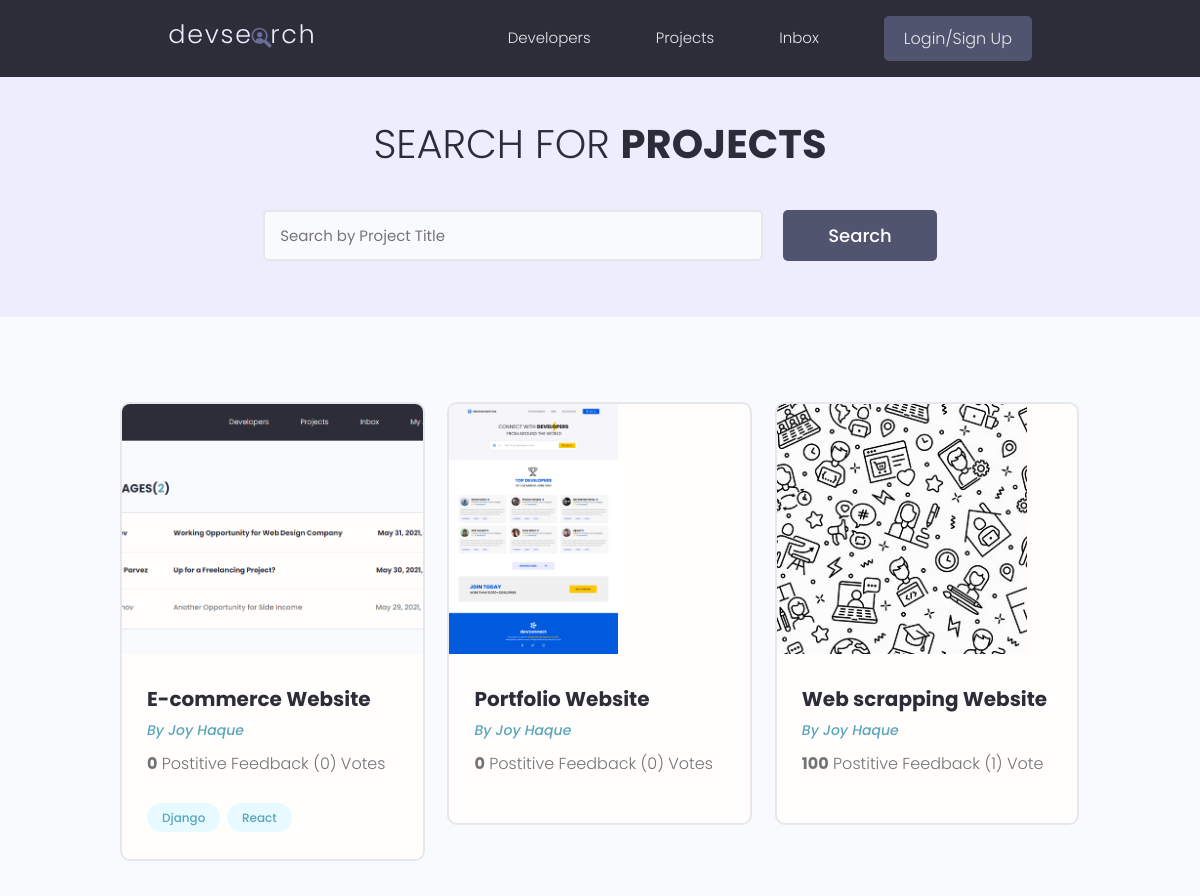
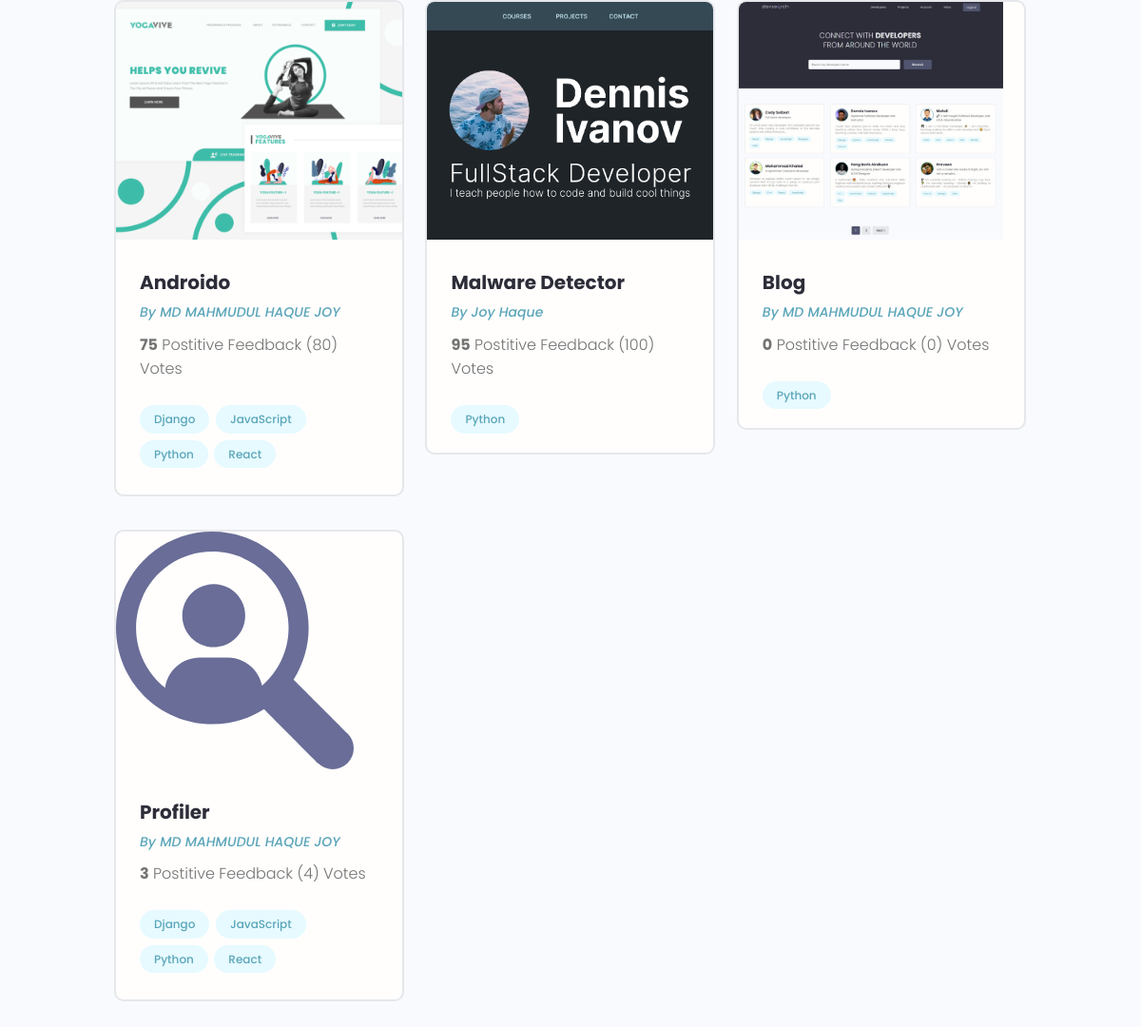
The page / on the database its author committed (2 pictures, top to bottom).
### projects/models.py (models this page shows, shortened)
class Project(models.Model):
    owner = models.ForeignKey(Profile,on_delete=models.CASCADE,blank=True,null=True)
    title = models.CharField(max_length=255)
    description = models.TextField(null=True,blank=True)
    feature_image = models.ImageField(null=True,blank=True,default="icon.svg")
    demo_link = models.CharField(max_length=2000)
    source_link =  models.CharField(max_length=2000)
    tags = models.ManyToManyField('Tag',blank=True)
    vote_total = models.IntegerField(default = 0, null= True, blank = True)
    vote_ratio = models.IntegerField(default = 0, null= True, blank = True)
    created = models.DateTimeField(auto_now_add = True)
    id = models.UUIDField(default = uuid.uuid4, unique = True, primary_key = True, editable = False)

class Tag(models.Model):
    name = models.CharField(max_length=255)
    created = models.DateTimeField(auto_now_add = True)
    id = models.UUIDField(default = uuid.uuid4, unique = True, primary_key = True, editable = False)
    def __str__(self):
        return self.name

### users/models.py (models this page shows, shortened)
class Profile(models.Model):
    user = models.OneToOneField(User,on_delete=models.CASCADE,null=True,blank=True)
    name = models.CharField(max_length=255,blank=True,null=True)
    email = models.EmailField(max_length=500,blank=True,null=True)
    username = models.CharField(max_length=255,blank=True,null=True)
    location = models.CharField(max_length=255,blank=True,null=True)
    short_intro = models.CharField(max_length=255,blank=True,null=True)
    bio = models.TextField(blank=True,null=True)
    profile_picture = models.ImageField(null=True,blank=True,upload_to="profiles/",default="profiles/user-default.png")
    social_github = models.CharField(max_length=255,blank=True,null=True)
    social_twitter = models.CharField(max_length=255,blank=True,null=True)
    social_linkedin = models.CharField(max_length=255,blank=True,null=True)
    social_youtube = models.CharField(max_length=255,blank=True,null=True)
    social_website = models.CharField(max_length=255,blank=True,null=True)
    created = models.DateTimeField(auto_now_add = True)
    id = models.UUIDField(default = uuid.uuid4, unique = True, primary_key = True, editable = False)

### projects/views.py (the view)
# urls.py: path('',include('projects.urls')),
def projects(request):
    projectsList = Project.objects.all()
    context ={'projects': projectsList}
    return render(request,'projects.html',context)

### projects/templates/projects/projects.html (shortened to what this page needs)
{% extends "main.html" %}
{% block content %}
  <main class="projects">
    <section class="hero-section text-center">
      <div class="container container--narrow">
        <div class="hero-section__box">
          <h2>Search for <span>Projects</span></h2>
        </div>
        <div class="hero-section__search">
          <form class="form" action="#" method="get">
            <div class="form__field">
              <input class="input input--text" id="formInput#search" type="text" name="text"
                placeholder="Search by Project Title" />
            </div>
            <input class="btn btn--sub btn--lg" type="submit" value="Search" />
          </form>
        </div>
      </div>
    </section>
    <section class="projectsList">
      <div class="container">
        <div class="grid grid--three">
          {% for project in projects %}
            <div class="column">
              <div class="card project">
                <a href="{% url 'project' project.id %}" class="project">
                  <img class="project__thumbnail" src="{{project.feature_image.url}}" alt="project thumbnail" />
                  <div class="card__body">
                    <h3 class="project__title">{{project.title}}</h3>
                    <p><a class="project__author" href="{% url 'user-profile' project.owner.id %}">By {{project.owner.name}}</a></p>
                    <p class="project--rating">
                      <span style="font-weight: bold;">{{project.vote_ratio}}</span> Postitive
                      Feedback ({{project.vote_total}}) Vote{{project.vote_total|pluralize:"s"}}
                    </p>
                    <div class="project__tags">
                      {% for tag in  project.tags.all %}
                        <span class="tag tag--pill tag--main">
                          <small>{{tag}}</small>
                        </span>
                      {% endfor %}
                    </div>
                  </div>
                </a>
              </div>
            </div>
          {% endfor %}
        </div>
      </div>
    </section>
  </main>
{% endblock content %}

### templates/main.html (shortened to what this page needs)
<!DOCTYPE html>
{% load static %}
<html lang="en">
    <head>
        <link rel="stylesheet" href="https://cdn.iconmonstr.com/1.3.0/css/iconmonstr-iconic-font.min.css" />
        <link rel="stylesheet" href="https://cdnjs.cloudflare.com/ajax/libs/font-awesome/6.5.2/css/all.min.css" />
        <link rel="stylesheet" href="{% static 'uikit/styles/uikit.css' %}" />
        <link rel="stylesheet" href="{% static 'styles/app.css' %}" />
    </head>
    <body>
        {% include 'navbar.html' %}
        {% block content %}
        {% endblock content %}
    </body>
</html>

### templates/navbar.html (shortened to what this page needs)
{% load static %}
<header class="header">
    <div class="container container--narrow">
      <a href="{% url 'projects' %}" class="header__logo">
        <img src="{% static 'images/logo.svg' %}" alt="DevSearch Logo" />
      </a>
      <nav class="header__nav">
        <ul class="header__menu">
          <li class="header__menuItem"><a href="{% url 'profiles' %}">Developers</a></li>
          <li class="header__menuItem"><a href="#">Projects</a></li>
          <li class="header__menuItem"><a href="#">Inbox</a></li>
          {% if request.user.is_authenticated %}
            <li class="header__menuItem"><a href="{% url 'create-project' %}">Add Project</a></li>
            <li class="header__menuItem"><a href="{% url 'logout' %}" class="btn btn--sub">Logout</a></li>
          {% else %}
            <li class="header__menuItem"><a href="{% url 'login' %}" class="btn btn--sub">Login/Sign Up</a></li>
          {% endif %}
        </ul>
      </nav>
    </div>
  </header>

### static/styles/app.css (style rules this page uses)
:root { --color-sub: #2d2d39; }
.btn--sub { background-color: var(--color-sub-light); }
.card { border: 2px solid var(--color-light); }
img { width: 100%; }
.header { position: sticky; z-index: 111; background-color: var(--color-sub); padding: 1.5rem 0; }
.header > .container { display: flex; justify-content: space-between; align-items: center; }
.header__logo > img { height: 3.8rem; }
.header__nav > ul { display: inline-flex; align-items: center; list-style: none; gap: 6.5rem; }
.header__menuItem > a { color: var(--color-light); font-weight: 300; }
.hero-section { height: 40vh; display: flex; align-items: center; background-color: var(--color-sub); }
.hero-section__box { margin-bottom: 4rem; }
.hero-section__box > h2, .hero-section__box > h2 > span { font-size: 4rem; color: var(--color-light); line-height: 1.3; text-transform: uppercase; }
.hero-section__box > h2 { font-weight: 300; }
.hero-section__box > h2 > span { font-weight: 700; }
.hero-section__search > .form { display: flex; align-items: center; justify-content: center; gap: 2rem; }
.hero-section__search > .form input.input--text { width: 50rem; }
.project__author { font-size: 1.4rem; font-style: italic; }
.project--rating { margin-bottom: 1.6em; margin-top: .5em; }
.projects > .hero-section { background: var(--color-sub-lighter); height: 30vh; }
.projects .hero-section__box { margin-bottom: 2.5rem; }
.projects .hero-section__box > h2 { color: var(--color-sub); }
.projects .hero-section__box > h2 > span { font-weight: 700; color: var(--color-sub); }
.projectsList { margin-top: 8rem; }
.project__thumbnail { height: 25rem; object-fit: cover; object-position: top center; }
.project__title { font-size: 2rem; font-weight: 700; color: var(--color-sub); }

### static/uikit/styles/modules/_variables.css (style rules this page uses)
:root { --color-main: #5aa5b9; --color-main-light: #e6faff; --color-sub: #3f4156; --color-sub-light: #51546e; --color-sub-lighter: #ededfd; --color-text: #737373; --color-gray: #8b8b8b; --color-light: #e5e7eb; --color-light-gray: #767676; --color-bg: #f8fafd; --color-white: #fffefd; --color-white-light: #f3f3f3; --color-success: #359e64; --color-success-bg: #def8e8; --color-error: #fc4b0b; --color-error-bg: #fff2ee; --font-base: 'Poppins', arial, helvetica, 'Segoe UI', roboto, ubuntu, sans-serif; --font-monospace: 'Fira Code', 'Courier New', courier, monospace; --font-regular: 300; --font-medium: 500; --font-bold: 700; --generic-shadow: 1px 1px 5px #00000010; --generic-transition: all 0.3s ease-in-out; }

### static/uikit/styles/modules/_base.css (style rules this page uses)
* { margin: 0; padding: 0; box-sizing: border-box; text-rendering: optimizeLegibility; color: inherit; font-size: inherit; }
html { font-size: 50%; }
@media only screen and (min-width: 480px) { html { font-size: 56.25%; } }
@media only screen and (min-width: 1200px) { html { font-size: 62.5%; } }
body { line-height: 1.6; font-weight: 400; font-size: 1.5rem; color: var(--color-text); background-color: var(--color-bg); min-height: 100vh; }

### static/uikit/styles/modules/_typography.css (style rules this page uses)
* { font-family: var(--font-base); }
h2 { font-size: 3.6rem; font-weight: var(--font-bold); }
h3 { font-size: 3.2rem; font-weight: var(--font-medium); }
p, span, strong { font-size: 1.6rem; color: var(--color-text); font-weight: var(--font-regular); }
a { padding-bottom: 2px; text-decoration: none; display: inline-block; color: var(--color-main); font-weight: var(--font-medium); }

### static/uikit/styles/modules/_utilities.css (style rules this page uses)
.container { width: 92%; max-width: 165rem; margin: 0 auto; box-sizing: border-box; }
.container--narrow { width: 92%; max-width: 120rem; }
@media screen and (min-width: 1000px) { .container { width: 90%; } }
@media screen and (min-width: 1000px) { .container--narrow { width: 85%; } }
@media screen and (min-width: 1200px) { .container { width: 80%; } }
@media screen and (min-width: 1200px) { .container--narrow { width: 72%; } }
.text-center { text-align: center; }

### static/uikit/styles/modules/_button.css (style rules this page uses)
.btn { display: inline-block; position: relative; cursor: pointer; background-color: var(--color-light); font-weight: var(--font-medium); color: var(--color-sub); text-decoration: none; padding: 1rem 2rem; border-radius: 0.5rem; border: none; width: -webkit-fit-content; width: -moz-fit-content; width: fit-content; height: -webkit-fit-content; height: -moz-fit-content; height: fit-content; font-size: 1.6rem; outline-width: 0; outline-color: transparent; -webkit-backface-visibility: hidden; backface-visibility: hidden; transition: all 0.3s ease-in-out; }
.btn--sub { background-color: var(--color-sub); color: var(--color-white); }
.btn--lg { font-size: 1.8rem; padding: 1.2rem 4.5rem; }

### rows shown on the page
Project: feature_image (picture), title "E-commerce Website", owner.name "Joy Haque", vote_ratio "0", vote_total "0"
Tag: name "Django"
Tag: name "React"
Project: feature_image (picture), title "Portfolio Website", owner.name "Joy Haque", vote_ratio "0", vote_total "0"
Project: feature_image (picture), title "Web scrapping Website", owner.name "Joy Haque", vote_ratio "100", vote_total "1"
Project: feature_image (picture), title "Androido", owner.name "MD MAHMUDUL HAQUE JOY", vote_ratio "75", vote_total "80"
Tag: name "JavaScript"
Tag: name "Python"
Project: feature_image (picture), title "Malware Detector", owner.name "Joy Haque", vote_ratio "95", vote_total "100"
Project: feature_image (picture), title "Blog", owner.name "MD MAHMUDUL HAQUE JOY", vote_ratio "0", vote_total "0"
Project: feature_image (picture), title "Profiler", owner.name "MD MAHMUDUL HAQUE JOY", vote_ratio "3", vote_total "4"
